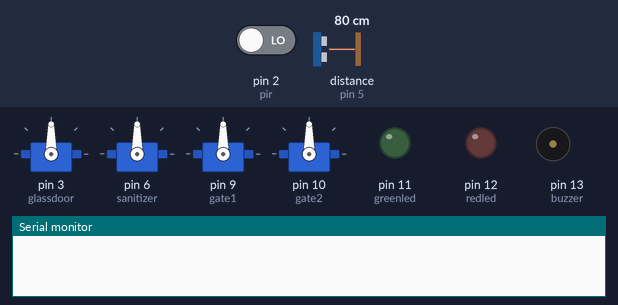
The sketch below on a simulated Arduino Uno, built with avr-gcc and run on an emulated ATmega328P. On the bench: 4 × servo, output pins drawn as LEDs (lit = HIGH), buzzer (waves = sounding, pin HIGH), the last lines printed to the serial monitor. Wiring (inferred from the names in the program): ultrasonic range finder: trigger pin 4; echo pin 5. Dashed ring = blinking. The test bench sets the inputs (shaded band); at power-on: distance to the obstacle (sensor on pin 5) 80 cm, pin 2 (pir) LOW. The echo pulse lasts 58.3 µs per cm; pins used as bus, display or sensor lines are not drawn.

Above: at 1.2 s.
1.3 s: distance to the obstacle (sensor on pin 5) set to 20 cm
2.8 s: distance to the obstacle (sensor on pin 5) set to 16 cm
At 6.1 s:
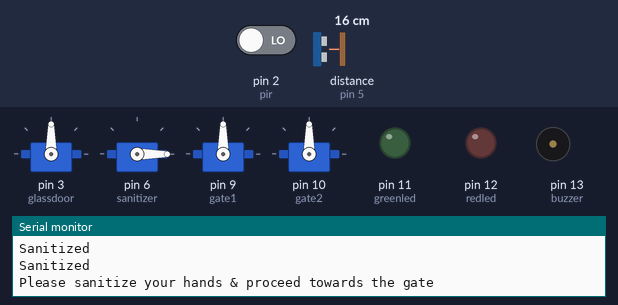
At 12.2 s:
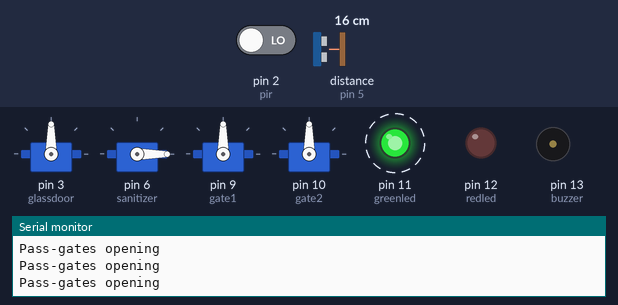
Timing chart, 0 to 14.3 s (numbered marks = the images above; inputs shaded):
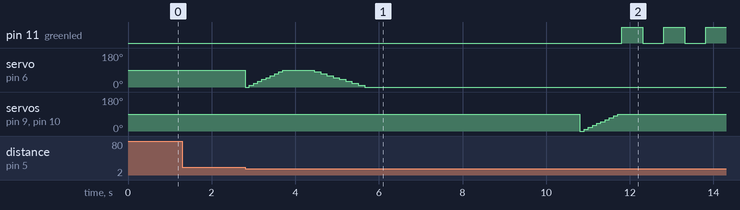

Measured:
- the behaviour switches between 19 and 18 cm on distance to the obstacle (sensor on pin 5) (found by bisection; images 0 and 1)
- after the input at 1.3 s, every drawn part: stays the same
- after the input at 2.8 s, pin 11 (greenled): alternates HIGH for 0.50 s and LOW for 0.50 s, starting after 9.0 s; servo on pin 6 (sanitizer): 90° → 0° at once, → 10° 0.10 s later, → 20° 0.10 s later, → 30° 0.10 s later, … (19 changes in this stretch)

The sketch:

Program.ino
```cpp
#include<Servo.h> //Importing Servo library
Servo servo1,servo2,servo3,servo4; //Creating instances under the Servo class
#define glassdoor 3
#define pir 2
#define trig 4
#define echo 5
#define sanitizer 6
#define gate1 9
#define gate2 10
#define greenled 11
#define redled 12
#define buzzer 13
int sig1=0,angle=0,distance=0,deg=0,deg1=0,i=0,j=0;
long duration;
void setup()
{
pinMode(glassdoor,OUTPUT);
pinMode(pir,INPUT);
servo1.attach(glassdoor);
pinMode(trig,OUTPUT);
pinMode(echo,INPUT);
servo2.attach(sanitizer);
pinMode(sanitizer,OUTPUT);
pinMode(gate1,OUTPUT);
pinMode(gate2,OUTPUT);
servo3.attach(gate1);
servo4.attach(gate2);
pinMode(greenled,OUTPUT);
pinMode(redled,OUTPUT);
pinMode(buzzer,OUTPUT);
Serial.begin(9600);
}
void loop()
{
  sig1=digitalRead(pir);
  if(sig1==HIGH)// Condition to operate the glass door
  {
    for(angle=0;angle<=180;angle+=10)
    {
      Serial.println("Opening glass door");
      servo1.write(angle); // To actuate the glass door,to open.
      delay(100);
    }
    delay(5000);
    for(angle=180;angle>=0;angle-=10)
    {
      Serial.println("Closing glass door");
      servo1.write(angle); // To actuate the glass door,to close.
      delay(100);
    }
  }
  digitalWrite(trig,LOW);
  delayMicroseconds(10);
  digitalWrite(trig,HIGH); // Send the pulse
  delayMicroseconds(10);
  digitalWrite(trig,LOW);
  duration=pulseIn(echo,HIGH); // Recieve the reflected pulse
  distance=(duration/58.138)*0.39; // distance is in inches
  if(distance==6)//For an approximate distance of 6 inches
  {
   for(deg=0;deg<=90;deg+=10)
    {
     Serial.println("Sanitizer getting dispensed");
      servo2.write(deg); // Actuate the sanitizer nozzle in order to get dispensed
     delay(100);
    }
    delay(500);
    for(deg=90;deg>=0;deg-=10)
    {
      Serial.println("Sanitized");
      servo2.write(deg); // Retraction of the sanitizer nozzle
      delay(150);
    }
    Serial.println("Please sanitize your hands & proceed towards the gate");
    delay(5000); // Time to clean the hands and move away from the dispenser
    for(deg1=0;deg1<=90;deg1+=10)
    {
      Serial.println("Pass-gates opening");
     servo3.write(deg1); // To open the pass gate
      servo4.write(deg1); // To open the pass gate
      delay(100);
    }
    for(i=0;i<3;i+=1)
    {
      digitalWrite(greenled,HIGH);// Green light indication
      delay(500);
      digitalWrite(greenled,LOW);
      delay(500);
    }

    for(deg1=90;deg1>=0;deg1-=10)
    {
      Serial.println("Pass-gates closing");
      servo3.write(deg1); // To close the pass gate
      servo4.write(deg1); //To close the pass gate
      delay(100);
    }
   digitalWrite(redled,HIGH);//Red light indication
   tone(buzzer,500);//Beep sound
   delay(2000);
   noTone(buzzer);
   digitalWrite(redled,LOW);
  }
}
```
